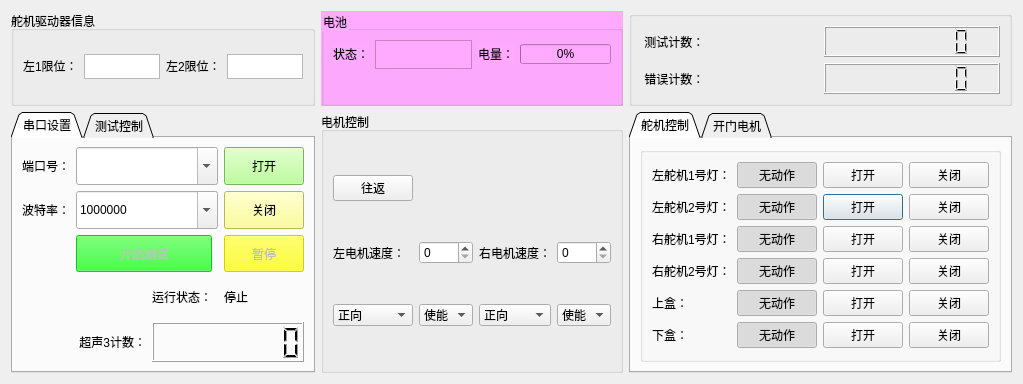
<?xml version="1.0" encoding="UTF-8"?>
<ui version="4.0">
 <class>Dialog</class>
 <widget class="QDialog" name="Dialog">
  <property name="geometry">
   <rect>
    <x>0</x>
    <y>0</y>
    <width>1016</width>
    <height>384</height>
   </rect>
  </property>
  <property name="windowTitle">
   <string>Dialog</string>
  </property>
  <layout class="QHBoxLayout" name="horizontalLayout">
   <item>
    <layout class="QGridLayout" name="gridLayout_9">
     <item row="4" column="2">
      <widget class="QTabWidget" name="tabWidget">
       <property name="tabShape">
        <enum>QTabWidget::Triangular</enum>
       </property>
       <property name="currentIndex">
        <number>0</number>
       </property>
       <widget class="QWidget" name="tab">
        <attribute name="title">
         <string>舵机控制</string>
        </attribute>
        <layout class="QGridLayout" name="gridLayout_11">
         <item row="2" column="0">
          <widget class="QGroupBox" name="groupBox_11">
           <property name="enabled">
            <bool>true</bool>
           </property>
           <property name="title">
            <string/>
           </property>
           <layout class="QGridLayout" name="gridLayout_16">
            <item row="1" column="3">
             <widget class="QPushButton" name="leftlight2open">
              <property name="text">
               <string>打开</string>
              </property>
              <property name="checkable">
               <bool>true</bool>
              </property>
             </widget>
            </item>
            <item row="3" column="1">
             <widget class="QPushButton" name="rightlight2non">
              <property name="text">
               <string>无动作</string>
              </property>
              <property name="checkable">
               <bool>true</bool>
              </property>
              <property name="checked">
               <bool>true</bool>
              </property>
             </widget>
            </item>
            <item row="3" column="3">
             <widget class="QPushButton" name="rightlight2open">
              <property name="text">
               <string>打开</string>
              </property>
              <property name="checkable">
               <bool>true</bool>
              </property>
             </widget>
            </item>
            <item row="2" column="4">
             <widget class="QPushButton" name="rightlight1close">
              <property name="text">
               <string>关闭</string>
              </property>
              <property name="checkable">
               <bool>true</bool>
              </property>
              <property name="checked">
               <bool>false</bool>
              </property>
             </widget>
            </item>
            <item row="0" column="4">
             <widget class="QPushButton" name="leftlight1close">
              <property name="text">
               <string>关闭</string>
              </property>
              <property name="checkable">
               <bool>true</bool>
              </property>
              <property name="checked">
               <bool>false</bool>
              </property>
             </widget>
            </item>
            <item row="1" column="1">
             <widget class="QPushButton" name="leftlight2non">
              <property name="text">
               <string>无动作</string>
              </property>
              <property name="checkable">
               <bool>true</bool>
              </property>
              <property name="checked">
               <bool>true</bool>
              </property>
             </widget>
            </item>
            <item row="0" column="3">
             <widget class="QPushButton" name="leftlight1open">
              <property name="text">
               <string>打开</string>
              </property>
              <property name="checkable">
               <bool>true</bool>
              </property>
             </widget>
            </item>
            <item row="4" column="0">
             <widget class="QLabel" name="label_75">
              <property name="sizePolicy">
               <sizepolicy hsizetype="Fixed" vsizetype="Fixed">
                <horstretch>0</horstretch>
                <verstretch>0</verstretch>
               </sizepolicy>
              </property>
              <property name="text">
               <string>上盒：</string>
              </property>
             </widget>
            </item>
            <item row="4" column="1">
             <widget class="QPushButton" name="upboxnon">
              <property name="text">
               <string>无动作</string>
              </property>
              <property name="checkable">
               <bool>true</bool>
              </property>
              <property name="checked">
               <bool>true</bool>
              </property>
             </widget>
            </item>
            <item row="3" column="0">
             <widget class="QLabel" name="label_54">
              <property name="sizePolicy">
               <sizepolicy hsizetype="Fixed" vsizetype="Fixed">
                <horstretch>0</horstretch>
                <verstretch>0</verstretch>
               </sizepolicy>
              </property>
              <property name="text">
               <string>右舵机2号灯：</string>
              </property>
             </widget>
            </item>
            <item row="0" column="0">
             <widget class="QLabel" name="label_51">
              <property name="sizePolicy">
               <sizepolicy hsizetype="Fixed" vsizetype="Fixed">
                <horstretch>0</horstretch>
                <verstretch>0</verstretch>
               </sizepolicy>
              </property>
              <property name="text">
               <string>左舵机1号灯：</string>
              </property>
             </widget>
            </item>
            <item row="4" column="3">
             <widget class="QPushButton" name="upboxopen">
              <property name="text">
               <string>打开</string>
              </property>
              <property name="checkable">
               <bool>true</bool>
              </property>
             </widget>
            </item>
            <item row="2" column="3">
             <widget class="QPushButton" name="rightlight1open">
              <property name="text">
               <string>打开</string>
              </property>
              <property name="checkable">
               <bool>true</bool>
              </property>
             </widget>
            </item>
            <item row="4" column="4">
             <widget class="QPushButton" name="upboxclose">
              <property name="text">
               <string>关闭</string>
              </property>
              <property name="checkable">
               <bool>true</bool>
              </property>
              <property name="checked">
               <bool>false</bool>
              </property>
             </widget>
            </item>
            <item row="2" column="1">
             <widget class="QPushButton" name="rightlight1non">
              <property name="text">
               <string>无动作</string>
              </property>
              <property name="checkable">
               <bool>true</bool>
              </property>
              <property name="checked">
               <bool>true</bool>
              </property>
             </widget>
            </item>
            <item row="2" column="0">
             <widget class="QLabel" name="label_55">
              <property name="sizePolicy">
               <sizepolicy hsizetype="Fixed" vsizetype="Fixed">
                <horstretch>0</horstretch>
                <verstretch>0</verstretch>
               </sizepolicy>
              </property>
              <property name="text">
               <string>右舵机1号灯：</string>
              </property>
             </widget>
            </item>
            <item row="3" column="4">
             <widget class="QPushButton" name="rightlight2close">
              <property name="text">
               <string>关闭</string>
              </property>
              <property name="checkable">
               <bool>true</bool>
              </property>
              <property name="checked">
               <bool>false</bool>
              </property>
             </widget>
            </item>
            <item row="1" column="0">
             <widget class="QLabel" name="label_53">
              <property name="sizePolicy">
               <sizepolicy hsizetype="Fixed" vsizetype="Fixed">
                <horstretch>0</horstretch>
                <verstretch>0</verstretch>
               </sizepolicy>
              </property>
              <property name="text">
               <string>左舵机2号灯：</string>
              </property>
             </widget>
            </item>
            <item row="1" column="4">
             <widget class="QPushButton" name="leftlight2close">
              <property name="text">
               <string>关闭</string>
              </property>
              <property name="checkable">
               <bool>true</bool>
              </property>
              <property name="checked">
               <bool>false</bool>
              </property>
             </widget>
            </item>
            <item row="0" column="1">
             <widget class="QPushButton" name="leftlight1non">
              <property name="text">
               <string>无动作</string>
              </property>
              <property name="checkable">
               <bool>true</bool>
              </property>
              <property name="checked">
               <bool>true</bool>
              </property>
             </widget>
            </item>
            <item row="5" column="4">
             <widget class="QPushButton" name="downboxclose">
              <property name="text">
               <string>关闭</string>
              </property>
              <property name="checkable">
               <bool>true</bool>
              </property>
              <property name="checked">
               <bool>false</bool>
              </property>
             </widget>
            </item>
            <item row="5" column="1">
             <widget class="QPushButton" name="downboxnon">
              <property name="text">
               <string>无动作</string>
              </property>
              <property name="checkable">
               <bool>true</bool>
              </property>
              <property name="checked">
               <bool>true</bool>
              </property>
             </widget>
            </item>
            <item row="5" column="3">
             <widget class="QPushButton" name="downboxopen">
              <property name="text">
               <string>打开</string>
              </property>
              <property name="checkable">
               <bool>true</bool>
              </property>
             </widget>
            </item>
            <item row="5" column="0">
             <widget class="QLabel" name="label_76">
              <property name="sizePolicy">
               <sizepolicy hsizetype="Fixed" vsizetype="Fixed">
                <horstretch>0</horstretch>
                <verstretch>0</verstretch>
               </sizepolicy>
              </property>
              <property name="text">
               <string>下盒：</string>
              </property>
             </widget>
            </item>
           </layout>
          </widget>
         </item>
        </layout>
       </widget>
       <widget class="QWidget" name="tab_2">
        <attribute name="title">
         <string>开门电机</string>
        </attribute>
        <layout class="QGridLayout" name="gridLayout_18">
         <item row="0" column="0">
          <widget class="QGroupBox" name="groupBox_12">
           <property name="enabled">
            <bool>true</bool>
           </property>
           <property name="title">
            <string/>
           </property>
           <layout class="QGridLayout" name="gridLayout_17">
            <item row="4" column="0">
             <widget class="QLabel" name="label_78">
              <property name="sizePolicy">
               <sizepolicy hsizetype="Fixed" vsizetype="Fixed">
                <horstretch>0</horstretch>
                <verstretch>0</verstretch>
               </sizepolicy>
              </property>
              <property name="text">
               <string>下盒门：</string>
              </property>
             </widget>
            </item>
            <item row="4" column="1">
             <widget class="QPushButton" name="downdoornon">
              <property name="text">
               <string>无动作</string>
              </property>
              <property name="checkable">
               <bool>true</bool>
              </property>
              <property name="checked">
               <bool>true</bool>
              </property>
             </widget>
            </item>
            <item row="4" column="4">
             <widget class="QPushButton" name="downdoorclose">
              <property name="text">
               <string>关闭</string>
              </property>
              <property name="checkable">
               <bool>true</bool>
              </property>
             </widget>
            </item>
            <item row="4" column="3">
             <widget class="QPushButton" name="downdooropen">
              <property name="text">
               <string>打开</string>
              </property>
              <property name="checkable">
               <bool>true</bool>
              </property>
             </widget>
            </item>
            <item row="0" column="4">
             <widget class="QPushButton" name="updoorclose">
              <property name="text">
               <string>关闭</string>
              </property>
              <property name="checkable">
               <bool>true</bool>
              </property>
             </widget>
            </item>
            <item row="0" column="3">
             <widget class="QPushButton" name="updooropen">
              <property name="text">
               <string>打开</string>
              </property>
              <property name="checkable">
               <bool>true</bool>
              </property>
             </widget>
            </item>
            <item row="0" column="1">
             <widget class="QPushButton" name="updoornon">
              <property name="text">
               <string>无动作</string>
              </property>
              <property name="checkable">
               <bool>true</bool>
              </property>
              <property name="checked">
               <bool>true</bool>
              </property>
             </widget>
            </item>
            <item row="0" column="0">
             <widget class="QLabel" name="label_77">
              <property name="sizePolicy">
               <sizepolicy hsizetype="Fixed" vsizetype="Fixed">
                <horstretch>0</horstretch>
                <verstretch>0</verstretch>
               </sizepolicy>
              </property>
              <property name="text">
               <string>上盒门：</string>
              </property>
             </widget>
            </item>
           </layout>
          </widget>
         </item>
        </layout>
       </widget>
      </widget>
     </item>
     <item row="4" column="1">
      <widget class="QGroupBox" name="groupBox_8">
       <property name="title">
        <string>电机控制</string>
       </property>
       <layout class="QGridLayout" name="gridLayout_8">
        <item row="1" column="4">
         <widget class="QLabel" name="label_38">
          <property name="text">
           <string>右电机速度：</string>
          </property>
         </widget>
        </item>
        <item row="2" column="1">
         <widget class="QComboBox" name="comboBox">
          <item>
           <property name="text">
            <string>正向</string>
           </property>
          </item>
          <item>
           <property name="text">
            <string>反向</string>
           </property>
          </item>
         </widget>
        </item>
        <item row="1" column="1">
         <widget class="QLabel" name="label_39">
          <property name="text">
           <string>左电机速度：</string>
          </property>
         </widget>
        </item>
        <item row="1" column="5">
         <widget class="QSpinBox" name="rightmotorvalue">
          <property name="maximum">
           <number>2000</number>
          </property>
          <property name="singleStep">
           <number>3</number>
          </property>
         </widget>
        </item>
        <item row="1" column="3">
         <widget class="QSpinBox" name="leftmotorvalue">
          <property name="maximum">
           <number>2000</number>
          </property>
          <property name="singleStep">
           <number>3</number>
          </property>
         </widget>
        </item>
        <item row="2" column="5">
         <widget class="QComboBox" name="rightmotorcontrol">
          <item>
           <property name="text">
            <string>使能</string>
           </property>
          </item>
          <item>
           <property name="text">
            <string>释放</string>
           </property>
          </item>
         </widget>
        </item>
        <item row="2" column="4">
         <widget class="QComboBox" name="comboBox_2">
          <item>
           <property name="text">
            <string>正向</string>
           </property>
          </item>
          <item>
           <property name="text">
            <string>反向</string>
           </property>
          </item>
         </widget>
        </item>
        <item row="2" column="3">
         <widget class="QComboBox" name="leftmotorcontrol">
          <item>
           <property name="text">
            <string>使能</string>
           </property>
          </item>
          <item>
           <property name="text">
            <string>释放</string>
           </property>
          </item>
         </widget>
        </item>
        <item row="0" column="1">
         <widget class="QPushButton" name="loop">
          <property name="text">
           <string>往返</string>
          </property>
         </widget>
        </item>
       </layout>
      </widget>
     </item>
     <item row="4" column="0">
      <widget class="QTabWidget" name="tabWidget_2">
       <property name="tabShape">
        <enum>QTabWidget::Triangular</enum>
       </property>
       <property name="currentIndex">
        <number>0</number>
       </property>
       <widget class="QWidget" name="tab_5">
        <attribute name="title">
         <string>串口设置</string>
        </attribute>
        <layout class="QGridLayout" name="gridLayout_15">
         <item row="5" column="2">
          <widget class="QLabel" name="label_58">
           <property name="sizePolicy">
            <sizepolicy hsizetype="Preferred" vsizetype="Expanding">
             <horstretch>0</horstretch>
             <verstretch>0</verstretch>
            </sizepolicy>
           </property>
           <property name="text">
            <string>运行状态：</string>
           </property>
          </widget>
         </item>
         <item row="0" column="0">
          <widget class="QLabel" name="label_42">
           <property name="text">
            <string>端口号：</string>
           </property>
          </widget>
         </item>
         <item row="0" column="4">
          <widget class="QPushButton" name="open">
           <property name="sizePolicy">
            <sizepolicy hsizetype="Expanding" vsizetype="Expanding">
             <horstretch>0</horstretch>
             <verstretch>0</verstretch>
            </sizepolicy>
           </property>
           <property name="styleSheet">
            <string notr="true">background-color: rgb(170, 255, 127);</string>
           </property>
           <property name="text">
            <string>打开</string>
           </property>
          </widget>
         </item>
         <item row="0" column="1" colspan="3">
          <widget class="QComboBox" name="sernum">
           <property name="enabled">
            <bool>true</bool>
           </property>
           <property name="sizePolicy">
            <sizepolicy hsizetype="Preferred" vsizetype="Expanding">
             <horstretch>0</horstretch>
             <verstretch>0</verstretch>
            </sizepolicy>
           </property>
           <property name="editable">
            <bool>true</bool>
           </property>
          </widget>
         </item>
         <item row="1" column="1" colspan="3">
          <widget class="QComboBox" name="boundrate">
           <property name="sizePolicy">
            <sizepolicy hsizetype="Preferred" vsizetype="Expanding">
             <horstretch>0</horstretch>
             <verstretch>0</verstretch>
            </sizepolicy>
           </property>
           <property name="editable">
            <bool>true</bool>
           </property>
           <item>
            <property name="text">
             <string>1000000</string>
            </property>
           </item>
           <item>
            <property name="text">
             <string>115200</string>
            </property>
           </item>
          </widget>
         </item>
         <item row="1" column="4">
          <widget class="QPushButton" name="close">
           <property name="sizePolicy">
            <sizepolicy hsizetype="Expanding" vsizetype="Expanding">
             <horstretch>0</horstretch>
             <verstretch>0</verstretch>
            </sizepolicy>
           </property>
           <property name="styleSheet">
            <string notr="true">background-color: rgb(255, 255, 127);</string>
           </property>
           <property name="text">
            <string>关闭</string>
           </property>
          </widget>
         </item>
         <item row="4" column="4">
          <widget class="QPushButton" name="titopause">
           <property name="enabled">
            <bool>false</bool>
           </property>
           <property name="sizePolicy">
            <sizepolicy hsizetype="Minimum" vsizetype="Expanding">
             <horstretch>0</horstretch>
             <verstretch>0</verstretch>
            </sizepolicy>
           </property>
           <property name="styleSheet">
            <string notr="true">background-color: rgb(255, 255, 0);</string>
           </property>
           <property name="text">
            <string>暂停</string>
           </property>
          </widget>
         </item>
         <item row="1" column="0">
          <widget class="QLabel" name="label_43">
           <property name="text">
            <string>波特率：</string>
           </property>
          </widget>
         </item>
         <item row="5" column="4">
          <widget class="QLabel" name="runstat">
           <property name="sizePolicy">
            <sizepolicy hsizetype="Preferred" vsizetype="Expanding">
             <horstretch>0</horstretch>
             <verstretch>0</verstretch>
            </sizepolicy>
           </property>
           <property name="text">
            <string>停止</string>
           </property>
          </widget>
         </item>
         <item row="4" column="1" colspan="2">
          <widget class="QPushButton" name="titostart">
           <property name="enabled">
            <bool>false</bool>
           </property>
           <property name="sizePolicy">
            <sizepolicy hsizetype="Minimum" vsizetype="Expanding">
             <horstretch>0</horstretch>
             <verstretch>0</verstretch>
            </sizepolicy>
           </property>
           <property name="styleSheet">
            <string notr="true">background-color: rgb(0, 255, 0);</string>
           </property>
           <property name="text">
            <string>开始测试</string>
           </property>
          </widget>
         </item>
         <item row="6" column="1">
          <widget class="QLabel" name="label_2">
           <property name="text">
            <string> 超声3计数：</string>
           </property>
          </widget>
         </item>
         <item row="6" column="0">
          <spacer name="verticalSpacer">
           <property name="orientation">
            <enum>Qt::Vertical</enum>
           </property>
           <property name="sizeHint" stdset="0">
            <size>
             <width>20</width>
             <height>40</height>
            </size>
           </property>
          </spacer>
         </item>
         <item row="6" column="2" colspan="3">
          <widget class="QLCDNumber" name="lcdNumber_2">
           <property name="digitCount">
            <number>8</number>
           </property>
           <property name="value" stdset="0">
            <double>0.000000000000000</double>
           </property>
          </widget>
         </item>
        </layout>
       </widget>
       <widget class="QWidget" name="tab_3">
        <attribute name="title">
         <string>测试控制</string>
        </attribute>
        <layout class="QGridLayout" name="gridLayout_12"/>
       </widget>
      </widget>
     </item>
     <item row="1" column="0">
      <widget class="QGroupBox" name="groupBox_9">
       <property name="title">
        <string>舵机驱动器信息</string>
       </property>
       <layout class="QGridLayout" name="gridLayout_13">
        <item row="0" column="0">
         <widget class="QLabel" name="label_63">
          <property name="sizePolicy">
           <sizepolicy hsizetype="Expanding" vsizetype="Fixed">
            <horstretch>0</horstretch>
            <verstretch>0</verstretch>
           </sizepolicy>
          </property>
          <property name="text">
           <string>左1限位：</string>
          </property>
         </widget>
        </item>
        <item row="0" column="1">
         <widget class="QTextBrowser" name="leftswitch1">
          <property name="sizePolicy">
           <sizepolicy hsizetype="Expanding" vsizetype="Fixed">
            <horstretch>0</horstretch>
            <verstretch>0</verstretch>
           </sizepolicy>
          </property>
          <property name="maximumSize">
           <size>
            <width>16777215</width>
            <height>25</height>
           </size>
          </property>
         </widget>
        </item>
        <item row="0" column="3">
         <widget class="QTextBrowser" name="leftswitch2">
          <property name="sizePolicy">
           <sizepolicy hsizetype="Expanding" vsizetype="Fixed">
            <horstretch>0</horstretch>
            <verstretch>0</verstretch>
           </sizepolicy>
          </property>
          <property name="maximumSize">
           <size>
            <width>16777215</width>
            <height>25</height>
           </size>
          </property>
         </widget>
        </item>
        <item row="0" column="2">
         <widget class="QLabel" name="label_62">
          <property name="sizePolicy">
           <sizepolicy hsizetype="Expanding" vsizetype="Fixed">
            <horstretch>0</horstretch>
            <verstretch>0</verstretch>
           </sizepolicy>
          </property>
          <property name="text">
           <string>左2限位：</string>
          </property>
         </widget>
        </item>
       </layout>
      </widget>
     </item>
     <item row="1" column="1">
      <widget class="QGroupBox" name="groupBox_5">
       <property name="styleSheet">
        <string notr="true">background-color: rgb(255, 170, 255);</string>
       </property>
       <property name="title">
        <string>电池</string>
       </property>
       <layout class="QGridLayout" name="gridLayout_5">
        <item row="0" column="0">
         <widget class="QLabel" name="label_31">
          <property name="sizePolicy">
           <sizepolicy hsizetype="Expanding" vsizetype="Fixed">
            <horstretch>0</horstretch>
            <verstretch>0</verstretch>
           </sizepolicy>
          </property>
          <property name="text">
           <string>状态：</string>
          </property>
         </widget>
        </item>
        <item row="0" column="2">
         <widget class="QLabel" name="label_32">
          <property name="sizePolicy">
           <sizepolicy hsizetype="Expanding" vsizetype="Fixed">
            <horstretch>0</horstretch>
            <verstretch>0</verstretch>
           </sizepolicy>
          </property>
          <property name="text">
           <string>电量：</string>
          </property>
         </widget>
        </item>
        <item row="0" column="1">
         <widget class="QTextBrowser" name="chargestat">
          <property name="sizePolicy">
           <sizepolicy hsizetype="Expanding" vsizetype="Fixed">
            <horstretch>0</horstretch>
            <verstretch>0</verstretch>
           </sizepolicy>
          </property>
          <property name="maximumSize">
           <size>
            <width>16777215</width>
            <height>29</height>
           </size>
          </property>
         </widget>
        </item>
        <item row="0" column="3">
         <widget class="QProgressBar" name="soc">
          <property name="maximumSize">
           <size>
            <width>16777215</width>
            <height>20</height>
           </size>
          </property>
          <property name="value">
           <number>0</number>
          </property>
         </widget>
        </item>
        <item row="1" column="2">
         <spacer name="verticalSpacer_2">
          <property name="orientation">
           <enum>Qt::Vertical</enum>
          </property>
          <property name="sizeHint" stdset="0">
           <size>
            <width>20</width>
            <height>40</height>
           </size>
          </property>
         </spacer>
        </item>
       </layout>
      </widget>
     </item>
     <item row="1" column="2">
      <widget class="QGroupBox" name="groupBox">
       <property name="title">
        <string/>
       </property>
       <layout class="QGridLayout" name="gridLayout">
        <item row="1" column="0">
         <widget class="QLabel" name="label">
          <property name="text">
           <string> 测试计数：</string>
          </property>
         </widget>
        </item>
        <item row="1" column="1">
         <widget class="QLCDNumber" name="lcdNumber">
          <property name="digitCount">
           <number>8</number>
          </property>
          <property name="value" stdset="0">
           <double>0.000000000000000</double>
          </property>
         </widget>
        </item>
        <item row="3" column="0">
         <widget class="QLabel" name="label_3">
          <property name="text">
           <string> 错误计数：</string>
          </property>
         </widget>
        </item>
        <item row="3" column="1">
         <widget class="QLCDNumber" name="lcdNumber_3">
          <property name="digitCount">
           <number>8</number>
          </property>
          <property name="value" stdset="0">
           <double>0.000000000000000</double>
          </property>
         </widget>
        </item>
       </layout>
      </widget>
     </item>
    </layout>
   </item>
  </layout>
 </widget>
 <resources>
  <include location="image.qrc"/>
 </resources>
 <connections/>
</ui>
